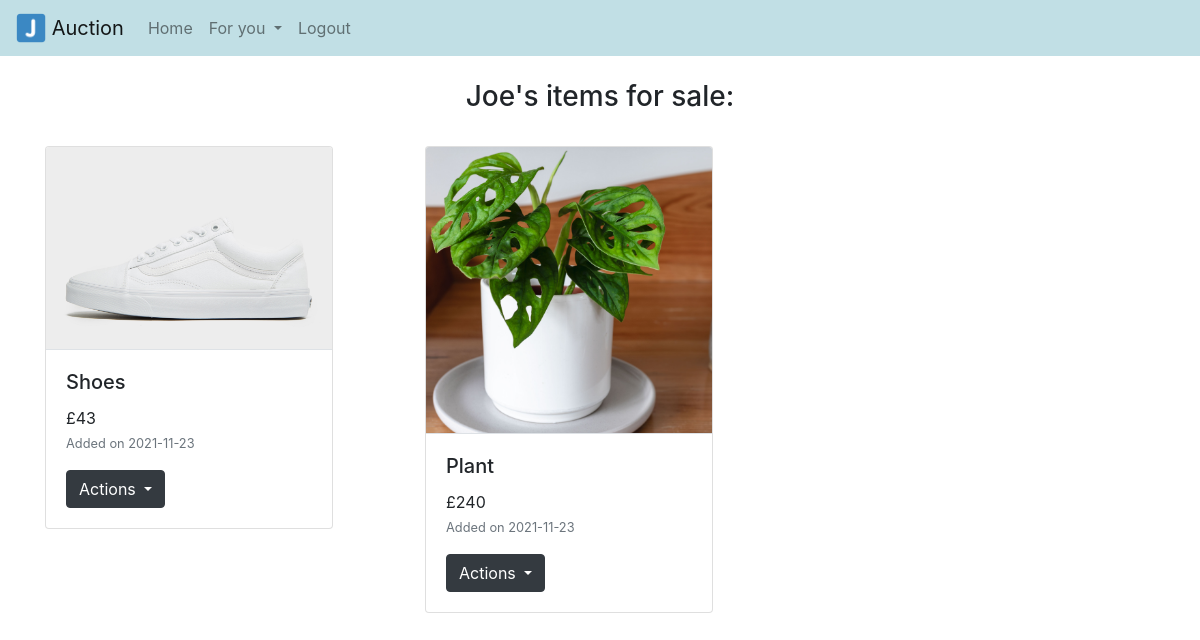
/myitems (signed in), run on the app's committed database.
### auction/database_models.py (models this page shows)
class User(db.Model, UserMixin): # creates each user in the database
    id = db.Column(db.Integer, primary_key=True) # primary key id number
    email = db.Column(db.String(150)) # max email length 150 characters
    phone = db.Column(db.Integer)
    password = db.Column(db.String(150))
    username = db.Column(db.String(150))
    items = db.relationship('Item') # a list of all the items a user owns

class Item(db.Model): # class that stores info about each item on the system
    item_id = db.Column(db.Integer, primary_key=True) # primary key id number
    item_name = db.Column(db.String(150))
    description = db.Column(db.String(500))
    start_bid = db.Column(db.Integer)
    item_image = db.Column(db.Text())
    date_only = db.Column(db.Date, server_default=func.date()) # just the date the item was made
    date = db.Column(db.DateTime(timezone=True), server_default=func.now()) # defaults the datetime to now
    sold = db.Column(db.Boolean(), default=False)
    user_id = db.Column(db.Integer, db.ForeignKey('user.id')) # must pass a valid id of an existing user to this object, 1 to many

### auction/routes.py (the view)
@routes.route("/myitems", methods=['GET', 'POST'])
@login_required
def my_items(): # shows items the user has for put sale
    length = len(current_user.items) # how many items the user has for sale
    if length > 0:
        return render_template("my_items.html", user=current_user) # shows the user their items
    else:
        return render_template("no_items.html", user=current_user) # tells the user they have nothing for sale

### auction/templates/my_items.html (shortened to what this page needs)
{% extends "base.html"%}
{% block body %}
<h3 align="center">{{user.username}}'s items for sale:</h3>
<br/>
<div class="row">
  {% for item in user.items %}
    <div class="col-12 col-md-6 col-lg-4 mb-4">
      <div class="card" style="width: 18rem;">
        <img class="card-img-top border-bottom" src="/static/images/{{item.item_id}}.jpg">
        <div class="card-body">
          {% if item.sold == True %}
            <h5 class="card-title">{{item.item_name}} <span class="badge bg-success text-light">Sold</span></h5>
            <main class="card-text">£{{item.start_bid}}</main>
            <p><small class="card-text text-muted">Added on {{item.date_only}}</small></p>
            <div class="dropdown">
              <a class="btn btn-dark dropdown-toggle" href="#" role="button" id="dropdownMenuLink" data-toggle="dropdown" aria-expanded="false">
                Actions
              </a>
              <ul class="dropdown-menu" aria-labelledby="dropdownMenuLink">
                <li><a class="dropdown-item" href="{{ url_for('routes.item_info', item_id=item.item_id)}}">More information</a></li>
                <li><hr class="dropdown-divider"></li>
                <li><a class="dropdown-item text-danger" href="{{ url_for('routes.item_delete', item_id=item.item_id)}}">Delete item</a></li>
              </ul>
            </div>
          {% else %}
            <h5 class="card-title">{{item.item_name}}</h5>
            <main class="card-text">£{{item.start_bid}}</main>
            <p><small class="card-text text-muted">Added on {{item.date_only}}</small></p>
            <div class="dropdown">
              <a class="btn btn-dark dropdown-toggle" href="#" role="button" id="dropdownMenuLink" data-toggle="dropdown" aria-expanded="false">
                Actions
              </a>
            </div>
          {% endif %}
        </div>
      </div>
    </div>
  {% endfor %}
</div>
{% endblock %}

### data on the page
User: username "Joe"
Item: shows a picture, item_name "Shoes", start_bid "43", date_only "2021-11-23"
Item: shows a picture, item_name "Plant", start_bid "240", date_only "2021-11-23"
